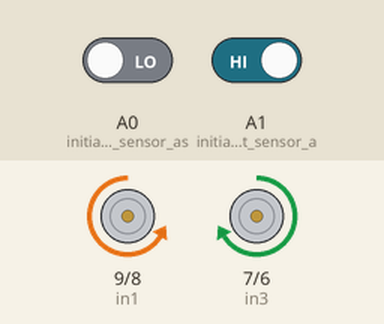
Simulated run of this sketch. Board: Arduino Uno, built with avr-gcc and run on an emulated ATmega328P. Parts: motor-driver pin pairs drawn as motors (green arrow = first pin HIGH = forward, orange = second pin HIGH = backward, longer = more drive, scaled by the enable pin). Inputs (shaded band) come from the test bench; at power-on: A0 (initialize_Left_sensor_as) LOW, A1 (initialize_Right_sensor_a) HIGH.

Above: at 1.2 s.
1.3 s: A0 (initialize_Left_sensor_as) driven HIGH
At 1.8 s:
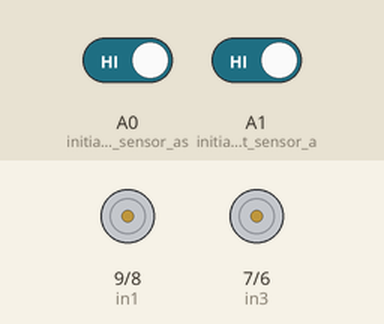
2.8 s: A1 (initialize_Right_sensor_a) driven LOW
At 4.0 s:
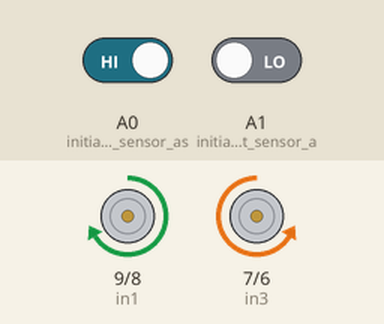
4.3 s: A0 (initialize_Left_sensor_as) driven LOW
At 5.3 s:
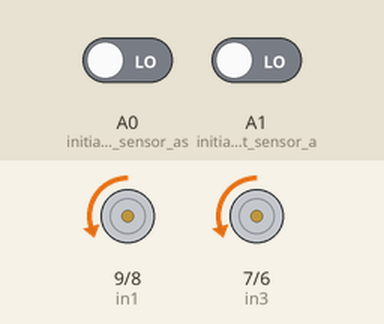
5.8 s: A1 (initialize_Right_sensor_a) driven HIGH
At 6.4 s:
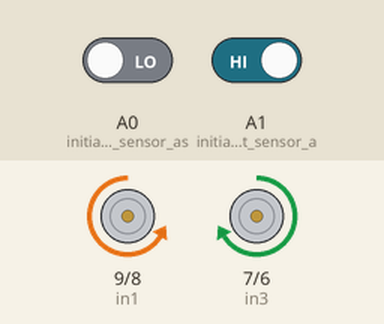
Timing chart, 0 to 8.3 s (numbered marks = the images above; inputs shaded):
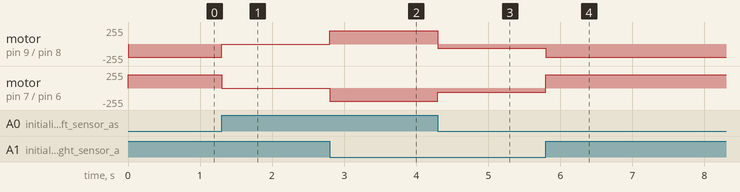

Measured:
- after the input at 1.3 s, motor on pin 9 (in1) / pin 8 (in2): backward 200/255 → stopped at once; motor on pin 7 (in3) / pin 6 (in4): forward 200/255 → stopped at once
- after the input at 2.8 s, motor on pin 9 (in1) / pin 8 (in2): stopped → forward 200/255 at once; motor on pin 7 (in3) / pin 6 (in4): stopped → backward 200/255 at once
- after the input at 4.3 s, motor on pin 9 (in1) / pin 8 (in2): forward 200/255 → backward 60/255 at once; motor on pin 7 (in3) / pin 6 (in4): backward 200/255 → backward 60/255 at once
- after the input at 5.8 s, motor on pin 9 (in1) / pin 8 (in2): backward 60/255 → backward 200/255 at once; motor on pin 7 (in3) / pin 6 (in4): backward 60/255 → forward 200/255 at once

The sketch:

lineFollower.ino
```cpp
#define in1 9
#define in2 8
#define in3 7
#define in4 6
#define enA 10
#define enB 5


int M1_Speed = 60; // speed of motor 1
int M2_Speed = 60; // speed of motor 2
int LeftRotationSpeed = 200;  // Left Rotation Speed
int RightRotationSpeed = 200; // Right Rotation Speed


void setup() {

pinMode(in1,OUTPUT);
pinMode(in2,OUTPUT);
pinMode(in3,OUTPUT);
pinMode(in4,OUTPUT);

pinMode(enA,OUTPUT);
pinMode(enB,OUTPUT);

pinMode(A0, INPUT); // initialize Left sensor as an input
pinMode(A1, INPUT); // initialize Right sensor as an input

}

void loop() {

  int LEFT_SENSOR = digitalRead(A0);
  int RIGHT_SENSOR = digitalRead(A1);

  if(RIGHT_SENSOR==0 && LEFT_SENSOR==0) {
      forward(); //FORWARD
  }

    else if(RIGHT_SENSOR==0 && LEFT_SENSOR==1) {
      right(); //Move Right
   }

    else if(RIGHT_SENSOR==1 && LEFT_SENSOR==0) {
      left(); //Move Left
  }

    else if(RIGHT_SENSOR==1 && LEFT_SENSOR==1) {
      Stop();  //STOP
   }
}


void forward()
{
  digitalWrite(in1, LOW);
  digitalWrite(in2, HIGH);
  digitalWrite(in3, LOW);
  digitalWrite(in4, HIGH);

  analogWrite(enA, M1_Speed);
  analogWrite(enB, M2_Speed);
}

void backward()
{
  digitalWrite(in1, HIGH);
  digitalWrite(in2, LOW);
  digitalWrite(in3, HIGH);
  digitalWrite(in4, LOW);

  analogWrite(enA, M1_Speed);
  analogWrite(enB, M2_Speed);
}

void right()
{
  digitalWrite(in1, HIGH);
  digitalWrite(in2, LOW);
  digitalWrite(in3, LOW);
  digitalWrite(in4, HIGH);

  analogWrite(enA, LeftRotationSpeed);
  analogWrite(enB, RightRotationSpeed);
}

void left()
{
  digitalWrite(in1, LOW);
  digitalWrite(in2, HIGH);
  digitalWrite(in3, HIGH);
  digitalWrite(in4, LOW);

  analogWrite(enA, LeftRotationSpeed);
  analogWrite(enB, RightRotationSpeed);
}

void Stop()
{
  digitalWrite(in1, LOW);
  digitalWrite(in2, LOW);
  digitalWrite(in3, LOW);
  digitalWrite(in4, LOW);
}
```
